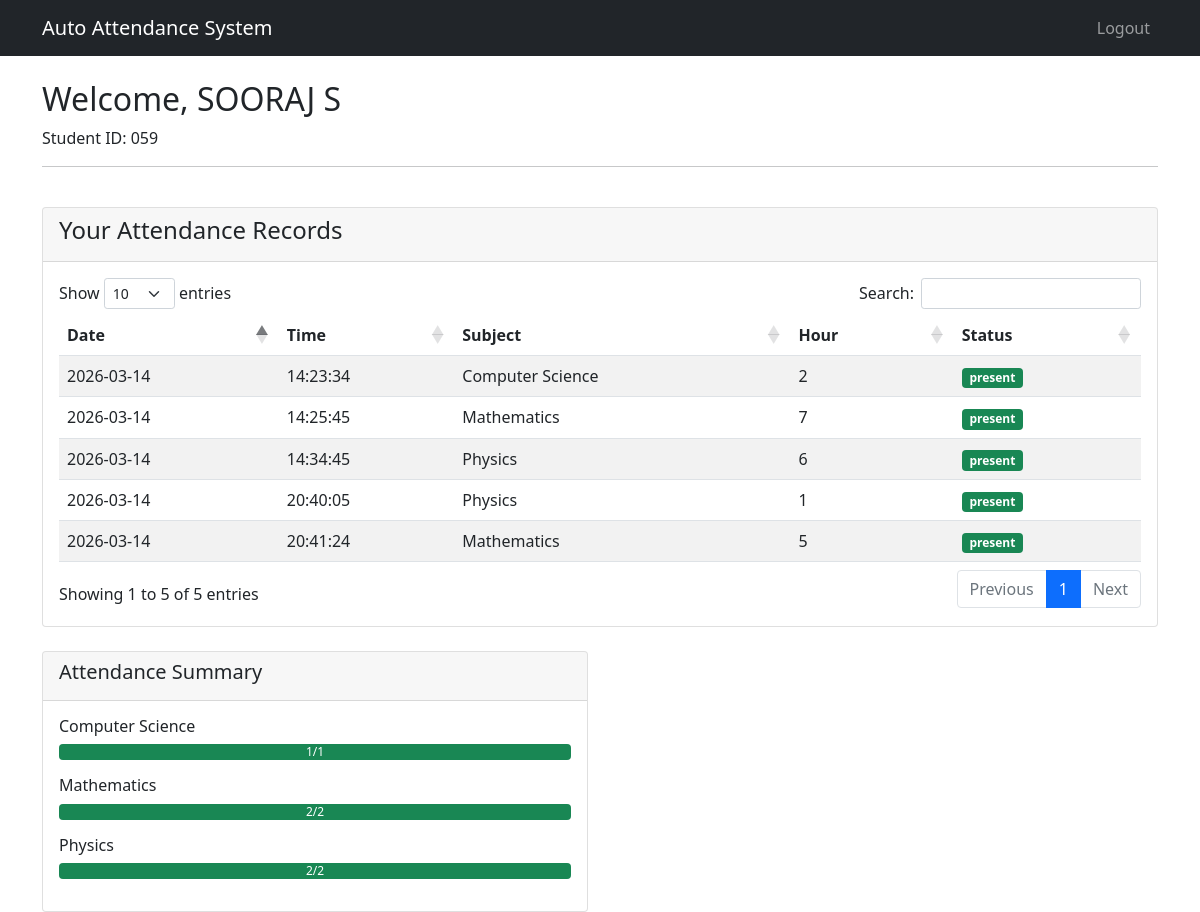
/student-dashboard (signed in), run on an earlier commit of the app's database.
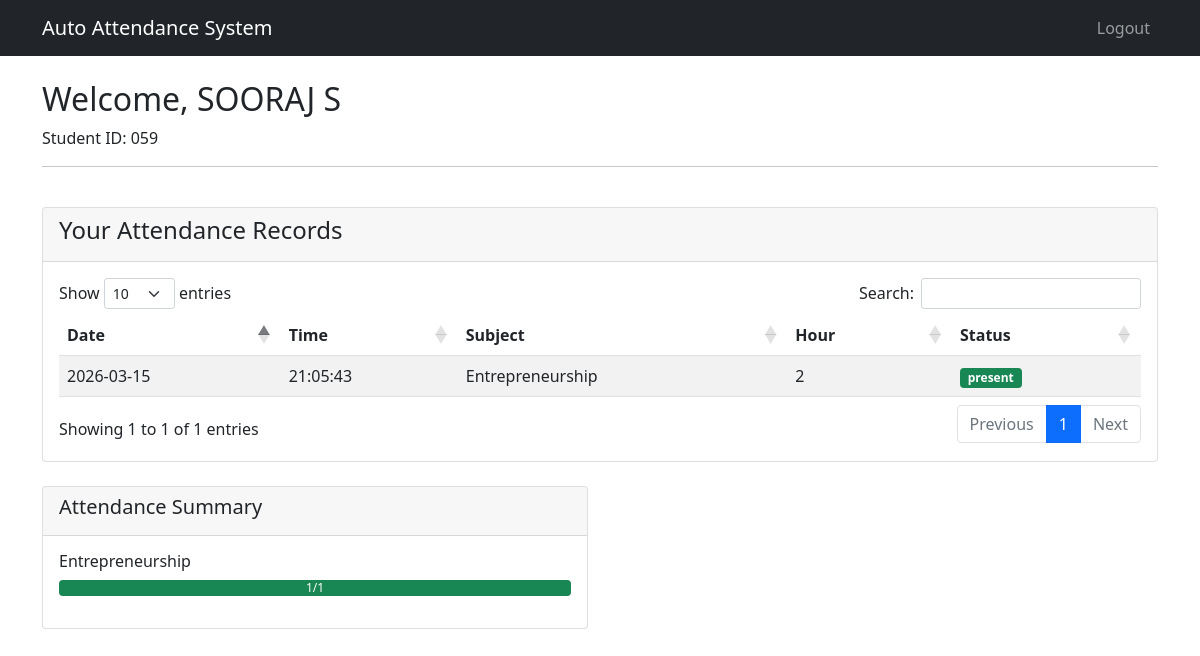
And on a later commit of the database.
### database.py (models this page shows)
class Student(UserMixin, db.Model):
    id = db.Column(db.Integer, primary_key=True)
    student_id = db.Column(db.String(20), unique=True, nullable=False)
    name = db.Column(db.String(100), nullable=False)
    email = db.Column(db.String(120), unique=True, nullable=False)
    password = db.Column(db.String(120), nullable=False)
    face_encoding = db.Column(db.Text, nullable=True)
    photo_path = db.Column(db.String(200), nullable=True)
    registered = db.Column(db.Boolean, default=False)

class Attendance(db.Model):
    id = db.Column(db.Integer, primary_key=True)
    student_id = db.Column(db.String(20), db.ForeignKey('student.student_id'), nullable=False)
    student_name = db.Column(db.String(100), nullable=False)
    subject = db.Column(db.String(50), nullable=False)
    date = db.Column(db.Date, nullable=False, default=datetime.utcnow().date)
    time = db.Column(db.Time, nullable=False, default=datetime.utcnow().time)
    hour = db.Column(db.Integer, nullable=False)
    status = db.Column(db.String(20), default='present')

### app.py (the view)
@app.route('/student-dashboard')
@login_required
def student_dashboard():
    if session.get("user_type") != "student":
        return redirect(url_for("student_login"))
    attendance = Attendance.query.filter_by(
        student_id=current_user.student_id
    ).all()
    return render_template(
        "student_dashboard.html",
        student=current_user,
        attendance=attendance
    )

### app.py (called while the page is built)
@login_manager.user_loader
def load_user(user_id):
    user_type = session.get("user_type")
    if user_type == "admin":
        return Admin.query.get(int(user_id))
    if user_type == "student":
        return Student.query.get(int(user_id))
    return None

### templates/student_dashboard.html (shortened to what this page needs)
<!DOCTYPE html>
<html lang="en">
<head>
    <link href="https://cdn.jsdelivr.net/npm/bootstrap@5.1.3/dist/css/bootstrap.min.css" rel="stylesheet">
    <link rel="stylesheet" href="https://cdn.datatables.net/1.11.5/css/dataTables.bootstrap5.min.css">
</head>
<body>
    <nav class="navbar navbar-expand-lg navbar-dark bg-dark">
        <div class="container">
            <a class="navbar-brand" href="#">Auto Attendance System</a>
            <div class="navbar-nav ms-auto">
                <a class="nav-link" href="{{ url_for('logout') }}">Logout</a>
            </div>
        </div>
    </nav>
    <div class="container mt-4">
        <div class="row">
            <div class="col-md-12">
                <h2>Welcome, {{ student.name }}</h2>
                <p>Student ID: {{ student.student_id }}</p>
                <hr>
            </div>
        </div>
        <div class="row mt-4">
            <div class="col-md-12">
                <div class="card">
                    <div class="card-header">
                        <h4>Your Attendance Records</h4>
                    </div>
                    <div class="card-body">
                        <table class="table table-striped" id="attendanceTable">
                            <thead>
                                <tr>
                                    <th>Date</th>
                                    <th>Time</th>
                                    <th>Subject</th>
                                    <th>Hour</th>
                                    <th>Status</th>
                                </tr>
                            </thead>
                            <tbody>
                                {% for record in attendance %}
                                <tr>
                                    <td>{{ record.date.strftime('%Y-%m-%d') }}</td>
                                    <td>{{ record.time.strftime('%H:%M:%S') }}</td>
                                    <td>{{ record.subject }}</td>
                                    <td>{{ record.hour }}</td>
                                    <td>
                                        <span class="badge {% if record.status == 'present' %}bg-success{% elif record.status == 'late' %}bg-warning{% else %}bg-danger{% endif %}">
                                            {{ record.status }}
                                        </span>
                                    </td>
                                </tr>
                                {% endfor %}
                            </tbody>
                        </table>
                    </div>
                </div>
            </div>
        </div>
        <div class="row mt-4">
            <div class="col-md-6">
                <div class="card">
                    <div class="card-header">
                        <h5>Attendance Summary</h5>
                    </div>
                    <div class="card-body">
                        {% set subjects = {} %}
                        {% for subject, stats in subjects.items() %}
                        <div class="mb-3">
                            <h6>{{ subject }}</h6>
                            <div class="progress">
                                <div class="progress-bar bg-success" role="progressbar"
                                     style="width: {{ (stats.present / stats.total * 100) if stats.total > 0 else 0 }}%">
                                    {{ stats.present }}/{{ stats.total }}
                                </div>
                            </div>
                        </div>
                        {% endfor %}
                    </div>
                </div>
            </div>
        </div>
    </div>
</body>
</html>

What changed in the data, as far as the page shows it:
removed Attendance: date "2026-03-14", time "14:25:45", subject "Mathematics", hour "7", status "present", {{ (stats.present / stats.total * 100) if stats.total > 0 else 0 }} 100.0 (drawn), present "2", total "2"
removed Attendance: date "2026-03-14", time "14:34:45", subject "Physics", hour "6", status "present", {{ (stats.present / stats.total * 100) if stats.total > 0 else 0 }} 100.0 (drawn), present "2", total "2"
removed Attendance: date "2026-03-14", time "20:40:05", subject "Physics", hour "1", status "present", shown under "Your Attendance Records"
removed Attendance: date "2026-03-14", time "20:41:24", subject "Mathematics", hour "5", status "present", shown under "Your Attendance Records"
changed Attendance "present": date "2026-03-14" → "2026-03-15"; time "14:23:34" → "21:05:43"; subject "Computer Science" → "Entrepreneurship"
Also different on the page:
text written by a page script: "Show entries Search: Showing 1 to 5 of 5 entries Previous 1 Next" → "Show entries Search: Showing 1 to 1 of 1 entries Previous 1 Next"
